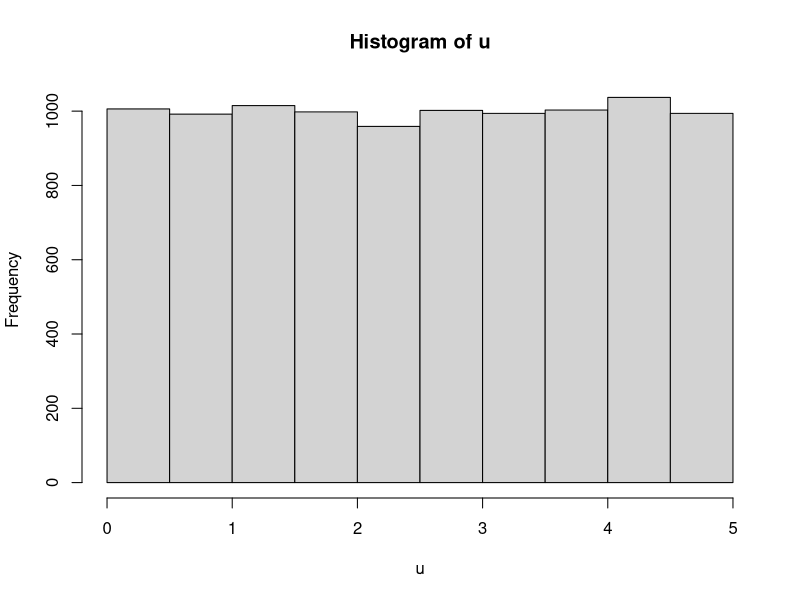
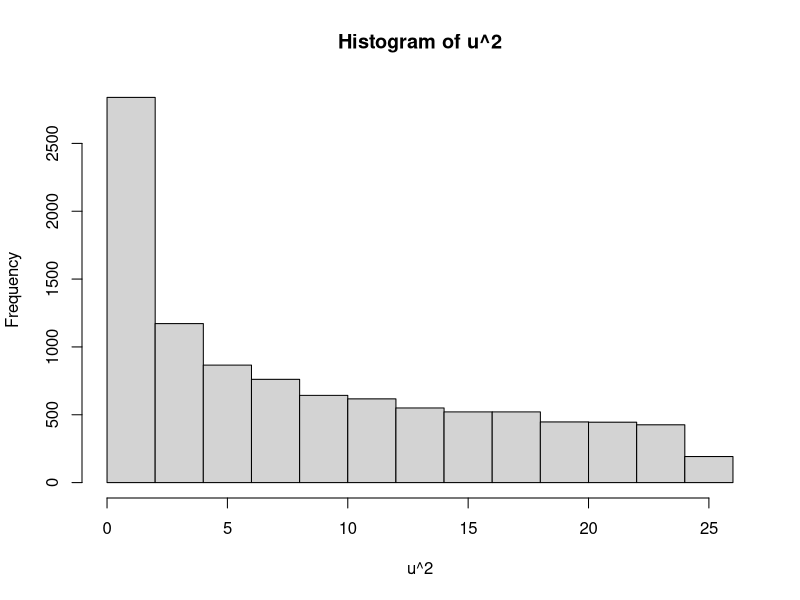

Write the R code that produced these figures, in order.
## ---- chunk 1
knitr::opts_chunk$set(echo = TRUE)
## ---- chunk 2
sample(1:50,10)

## ---- chunk 3
sample(1:50,10,replace = TRUE)
## ---- chunk 4
(1+50)/2
mean_sample <- mean(sample(1:50,100000,replace = TRUE))
mean_sample
#As the results showed above, I believe the are similar
## ---- chunk 5
res1 <- sample(c(0,1),100,replace = TRUE, prob = c(2/3,1/3))
res1
## ---- chunk 6
res2 <- sample(c(0,0,1),100, replace = TRUE)

res2
## ---- chunk 7
runif(10,0,5)
## ---- chunk 8
u <- runif(10000,0,5)
hist(u)
## ---- chunk 9
hist(u^2)
## ---- chunk 10
(43+68)/68
## ---- chunk 11
(43+68)/43
